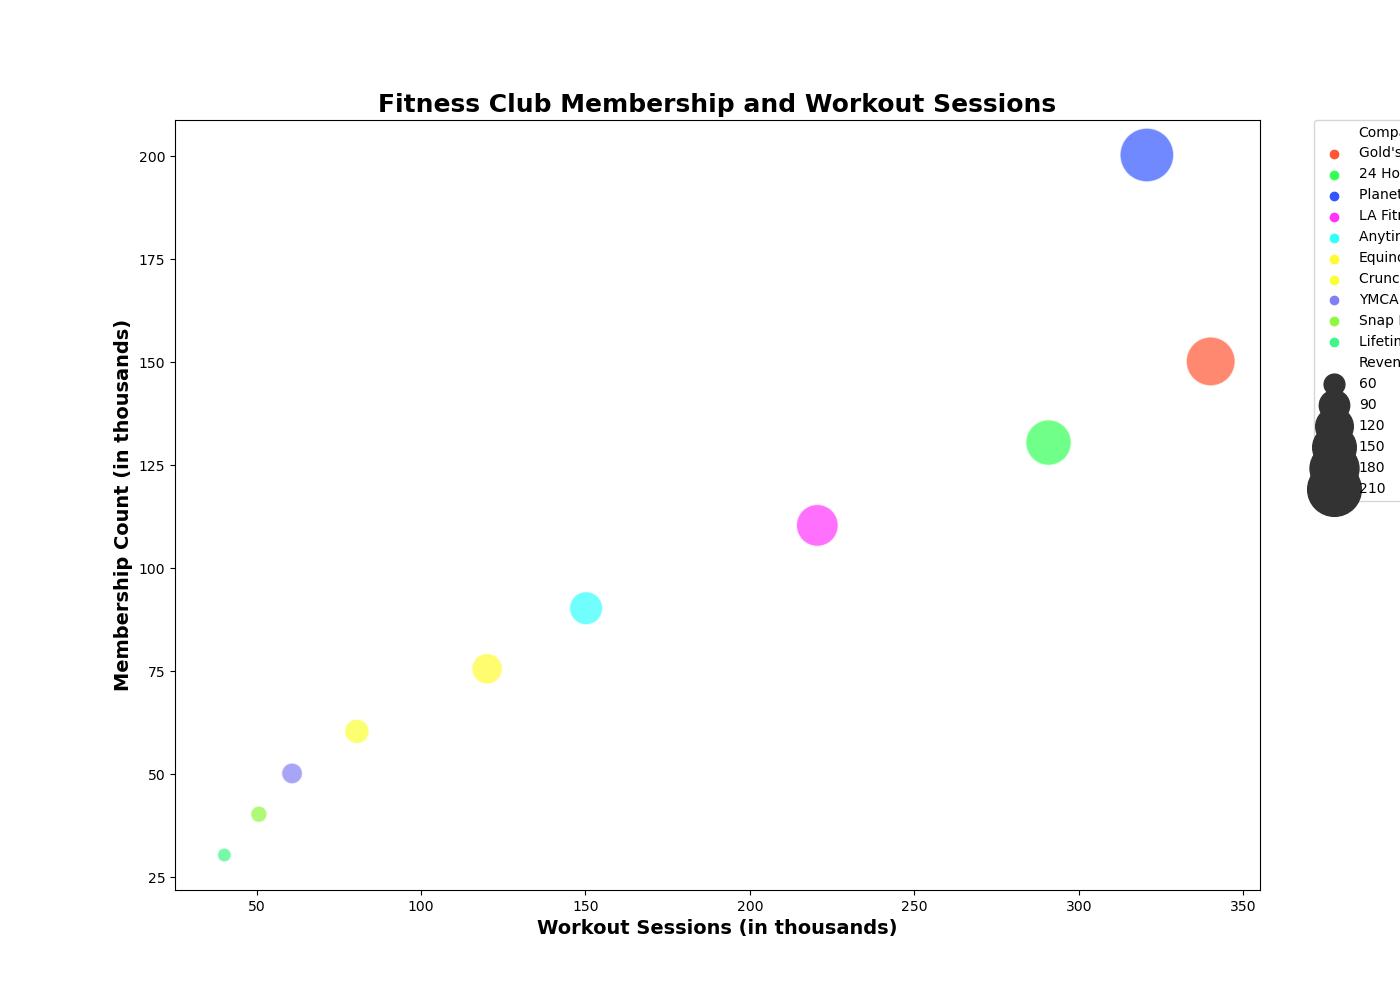

Write the Python code that produced this figure.

import seaborn as sns
import pandas as pd
import matplotlib.pyplot as plt

# Create a DataFrame from the above data
data = {
    'Company': ['Gold\'s Gym', '24 Hour Fitness', 'Planet Fitness', 'LA Fitness', 'Anytime Fitness', 
                'Equinox', 'Crunch Fitness', 'YMCA', 'Snap Fitness', 'Lifetime Fitness'],
    'MembershipCount': [150.2, 130.5, 200.3, 110.4, 90.3, 75.6, 60.4, 50.2, 40.3, 30.4],
    'WorkoutSessions': [340.1, 290.8, 320.7, 220.5, 150.2, 120.1, 80.5, 60.8, 50.7, 40.2],
    'Revenue': [180.3, 160.4, 210.5, 140.8, 100.9, 90.7, 70.2, 60.1, 50.0, 45.3]
}
df = pd.DataFrame(data)

# Set the size of the plot
plt.figure(figsize=(14, 10))

# Create the bubble chart
bubble = sns.scatterplot(data=df, x='WorkoutSessions', y='MembershipCount', size='Revenue', 
                         hue='Company', palette=['#FF5733', '#33FF57', '#3357FF', '#FF33FB', 
                                                 '#33FFFB', '#FFFB33', '#FBFF33', '#837FF3',
                                                 '#8FF73F', '#3FF786'],
                         sizes=(100, 1500), alpha=0.7, edgecolor='w', linewidth=1)
bubble.set_title('Fitness Club Membership and Workout Sessions', weight='bold', size=18)
bubble.set_xlabel('Workout Sessions (in thousands)', weight='bold', size=14)
bubble.set_ylabel('Membership Count (in thousands)', weight='bold', size=14)

# Adjust legend
plt.legend(bbox_to_anchor=(1.05, 1), loc='upper left', borderaxespad=0)

# Show the plot
plt.show()
